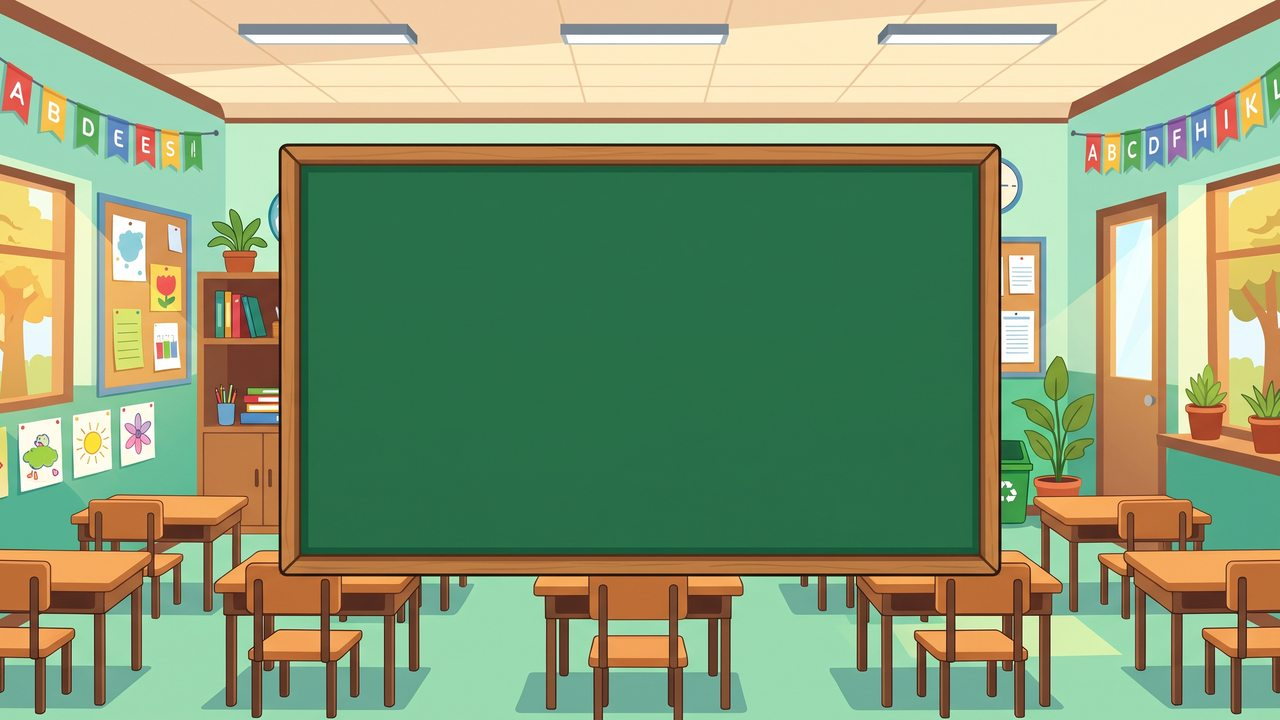
#> input picture assets/Layout_Credits/Bg_Credits.jpg, 1280 x 720 px
$ python -i hapus-bg.py   (imports and definitions only)
#> lines starting #> are read from the running program, lines starting #| are printed output that depends on the picture; after the words box and inside, x2 and y2 are one past the last pixel; in counts of white or black regions, pixels touching at a corner belong together
#!/usr/bin/env python3
# -*- coding: utf-8 -*-
"""
====================================================================
  HAPUS BACKGROUND, DROP-SHADOW & KOMPRESI RINGAN CONSTRUCT 2
  Proyek: Edukasi Recycle Bin (run.bat -> Opsi [5] / hapus-bg.bat)
====================================================================
Penyempurnaan Algoritma v2:
  1. Smart Exterior + Drop-Shadow Removal (HSV + Flood-Fill):
     - Menghapus latar belakang putih/terang SEKALIGUS bayangan abu-abu
       (drop-shadow seperti RGB 165..235 dengan saturasi rendah) yang menempel
       di luar garis tepi (outline) gelap tombol/objek!
     - Tetap melindungi warna putih/terang di dalam objek (seperti tulisan
       "CREDITS", "MULAI BERMAIN", baju seragam putih, mata, nasi, gelas)
       karena bagian dalam terlindungi oleh garis outline tertutup.
  2. Color Decontamination & Edge Anti-Aliasing:
     - Menghilangkan pinggiran/halo putih & abu-abu pada 1-2 piksel terluar.
  3. Standar Ukuran & Kompresi Ringan Construct 2 (AGENTS.md):
     - Selalu menghasilkan angka piksel GENAP.
     - Otomatis menyimpan 2 versi ringan (< 100 KB):
       * <timestamp>_NNN_BG-1X1.png  (Kanvas persegi 1:1)
       * <timestamp>_NNN_BG-ORIG.png (Rasio asli yang sudah di-scale ke layar 1280x720)
"""

import os
import sys
import argparse
import cv2
import numpy as np
from PIL import Image
from datetime import datetime


def make_ts_prefix(out_dir: str, seq_no: int = 1) -> str:
    """Buat prefix nama file berdasarkan timestamp + nomor urut unik.
    Format: DD-MM-YYYY_HH-MM-SS_NNN  (contoh: 25-11-2026_01-25-40_001)
    Jika sudah ada file di out_dir dengan prefix yang sama (misal dijalankan 2x
    dalam detik yang sama), otomatis menaikkan seq_no sampai tidak bertabrakan.
    """
    base_ts = datetime.now().strftime("%d-%m-%Y_%H-%M-%S")
    existing = set()
    if out_dir and os.path.isdir(out_dir):
        for fname in os.listdir(out_dir):
            if fname.startswith(base_ts + "_"):
                existing.add(fname)

    cur = max(1, int(seq_no))
    while True:
        prefix = f"{base_ts}_{cur:03d}"
        if not any(fname.startswith(prefix + "_") for fname in existing):
            return prefix
        cur += 1

# Standar Ukuran Ideal Construct 2 (mengacu pada AGENTS.md)
C2_PRESETS = {
    "auto_smart":        ("Otomatis Deteksi Ukuran Ideal Construct 2 (Rekomendasi)", "auto"),
    "bg_1280x720_jpg":   ("Latar Belakang / Background JPG (1280 x 720 px, < 200 KB)", "bg_jpg"),
    "sampah_140x140":    ("Objek Sampah (140 x 140 px)", (140, 140)),
    "ikon_100x100":      ("Tombol Ikon / Navigasi / D-Pad (100 x 100 px)", (100, 100)),
    "tombol_380x96":     ("Tombol Menu & Opsi Kuis (380 x 96 px)", (380, 96)),
    "judul_660x220":     ("Banner Judul Utama (660 x 220 px)", (660, 220)),
    "dialog_640x380":    ("Papan Dialog, Soal & Pop-up (640 x 380 px)", (640, 380)),
    "tong_200x260":      ("Tempat Sampah / Bins (200 x 260 px)", (200, 260)),
    "karakter_260x380":  ("Karakter Siswa di Menu/Dialog (260 x 380 px)", (260, 380)),
    "karakter_120x160":  ("Karakter Siswa di Simulasi (120 x 160 px)", (120, 160)),
    "rating_320x120":    ("HUD Rating Bintang 1-3 (320 x 120 px)", (320, 120)),
    "skor_220x70":       ("HUD Papan Skor Kecil (220 x 70 px)", (220, 70)),
    "waktu_64x64":       ("HUD Ikon Waktu / Timer (64 x 64 px)", (64, 64)),
}


# [16 lines left out: functions make_even, detect_bg_color, not called in this run]


def is_full_background_image(bgr_img, tolerance=30.0):
    """Cek apakah gambar adalah Background penuh (bukan objek di atas latar solid/putih)."""
    h, w = bgr_img.shape[:2]
    edge_pixels = np.concatenate([
        bgr_img[0, :, :],
        bgr_img[h - 1, :, :],
        bgr_img[:, 0, :],
        bgr_img[:, w - 1, :]
    ], axis=0).astype(np.float32)
    med = np.median(edge_pixels, axis=0)
    dist = np.sqrt(np.sum((edge_pixels - med) ** 2, axis=1))
    solid_ratio = np.mean(dist < (tolerance + 25.0))
    return solid_ratio < 0.42


# [18 lines left out: function save_compressed_jpg_1280x720, not called in this run]


def save_lightweight_png(pil_rgba, out_png_path):
    """Simpan PNG transparan dengan kompresi optimal agar ukuran file kecil & ringan."""
    pil_rgba.save(out_png_path, "PNG", optimize=True, compress_level=9)
    size_kb = os.path.getsize(out_png_path) / 1024.0
    if size_kb > 160.0:
        try:
            quantized = pil_rgba.quantize(colors=256, method=Image.Quantize.FASTOCTREE, dither=Image.Dither.NONE)
            quantized.save(out_png_path, "PNG", optimize=True, compress_level=9)
            size_kb = os.path.getsize(out_png_path) / 1024.0
        except Exception:
            pass
    return size_kb


# [518 lines left out: functions remove_background_rgba, guess_c2_size_from_aspect, fit_rgba_to_box, scale_original_to_c2_viewport, save_bg_variants, find_item_bboxes and 2 more, not called in this run]


def convert_to_bw_game(img_path, out_dir, tolerance=30.0, remove_shadow=True, c2_target_size="auto", log_fn=print, seq_no=1):
    """
    Konversi gambar ke Hitam-Putih bergaya 'Locked State' untuk UI game.
    Otomatis menghapus background & bayangan luar terlebih dahulu jika gambar belum transparan
    (dan bukan foto/latar belakang penuh).
    Algoritma kurva kontras khusus:
      - Teks/area putih murni (R,G,B > 230) -> tetap putih (255) -> TERLINDUNGI
      - Outline hitam tegas (V < 50) -> tetap gelap -> TERLINDUNGI
      - Area berwarna lainnya (body tombol/badge, bintang kuning, dll) ->
        di-remap ke abu-abu elegan 110-185 dengan kontras tetap terjaga
      - Channel Alpha (transparansi PNG) dipertahankan sepenuhnya
    Output: DD-MM-YYYY_HH-MM-SS_NNN_BW.png disimpan di out_dir
    """
#> called with img_path = 'assets/Layout_Credits/Bg_Credits.jpg', out_dir = 'out.png', tolerance = 30, remove_shadow = True, c2_target_size = 'auto', seq_no = 1
    raw = np.fromfile(img_path, dtype=np.uint8)
    bgr = cv2.imdecode(raw, cv2.IMREAD_UNCHANGED)
#> bgr is the input picture: shape (720, 1280, 3); mean B, G, R 116.5, 155.3, 137.6
    if bgr is None:
        log_fn(f"[X] Gagal membaca: {img_path}")
        return None

    if len(bgr.shape) == 2:
        bgr = cv2.cvtColor(bgr, cv2.COLOR_GRAY2BGR)

    base_name = os.path.splitext(os.path.basename(img_path))[0]
    os.makedirs(out_dir, exist_ok=True)

    has_alpha = (bgr.shape[2] == 4) and bool(np.any(bgr[:, :, 3] < 250))
#> has_alpha = False
    needs_c2_fit = False

    if has_alpha:
        alpha_ch = bgr[:, :, 3]
        bgr_rgb  = bgr[:, :, :3]
    else:
        bgr_raw = bgr[:, :, :3]
        if not is_full_background_image(bgr_raw, tolerance=tolerance):
            # Belum transparan & bukan foto penuh -> otomatis hapus background & bayangan dulu
#> in is_full_background_image, `med = np.median(edge_pixels, axis=0)`: med = [167, 207, 178]
#> in is_full_background_image, `dist = np.sqrt(np.sum((edge_pixels - med) ** 2, axis=1))`: dist = 4000 values, max 266.7 at index 3172, min 6.78 at index 1963, mean 69.51
#> in is_full_background_image, `solid_ratio = np.mean(dist < (tolerance + 25.0))`: solid_ratio = 0.383
            rgba_clean = remove_background_rgba(
                bgr_raw,
                tolerance=tolerance,
                remove_shadow=remove_shadow,
                remove_text_holes=False
            )
            alpha_ch = rgba_clean[:, :, 3]
            bgr_rgb  = cv2.cvtColor(rgba_clean[:, :, :3], cv2.COLOR_RGB2BGR)
            needs_c2_fit = True
        else:
            alpha_ch = None
            bgr_rgb  = bgr_raw

    # -- Konversi ke grayscale via perceptual luminance (OpenCV default: BT.601)
    gray = cv2.cvtColor(bgr_rgb, cv2.COLOR_BGR2GRAY).astype(np.float32)

    # -- Hitung kecerahan HSV untuk membedakan area gelap/outline
    hsv = cv2.cvtColor(bgr_rgb, cv2.COLOR_BGR2HSV)
#> hsv: shape (720, 1280, 3); mean H, S, V 49.7, 121.1, 174.3
    v_ch = hsv[:, :, 2].astype(np.float32)
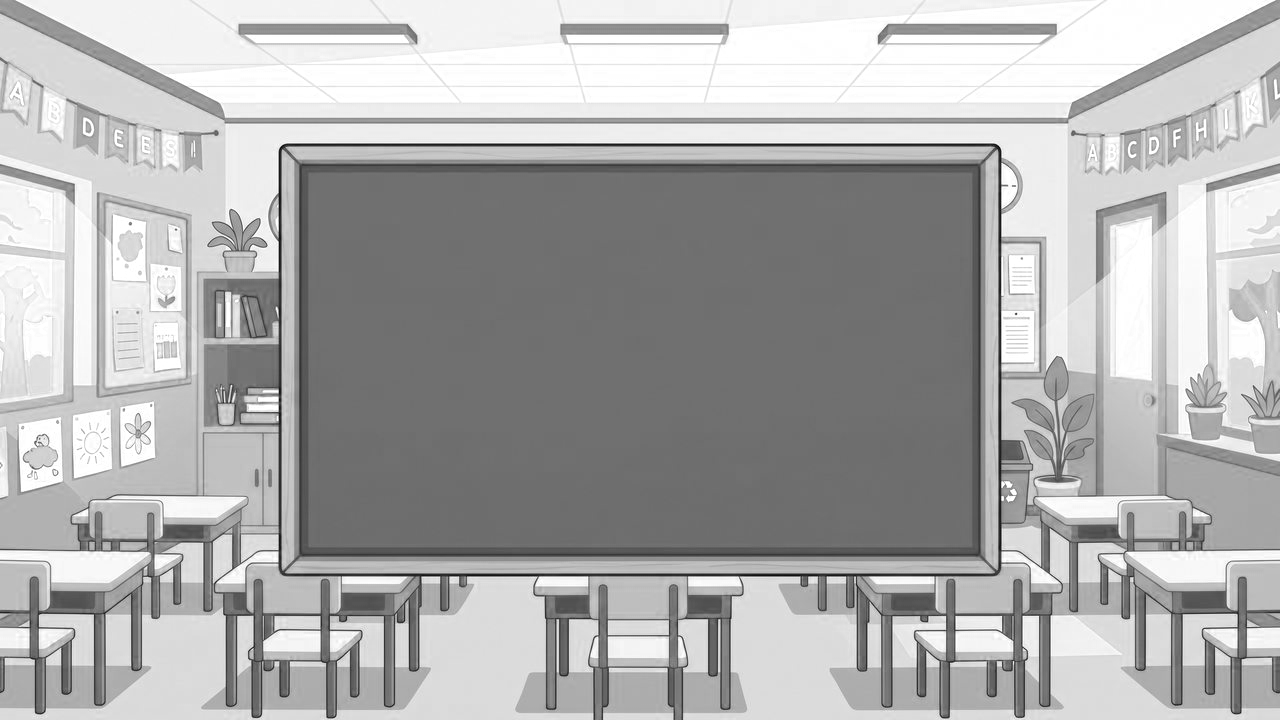
#> v_ch: shape (720, 1280) float32; min 6, max 255, mean 174.3

    # -- Mask: area putih murni (teks & sorot cerah) -> keep 255
    white_mask  = (bgr_rgb[:, :, 0].astype(np.int32) > 230) & \
                  (bgr_rgb[:, :, 1].astype(np.int32) > 230) & \
                  (bgr_rgb[:, :, 2].astype(np.int32) > 230)
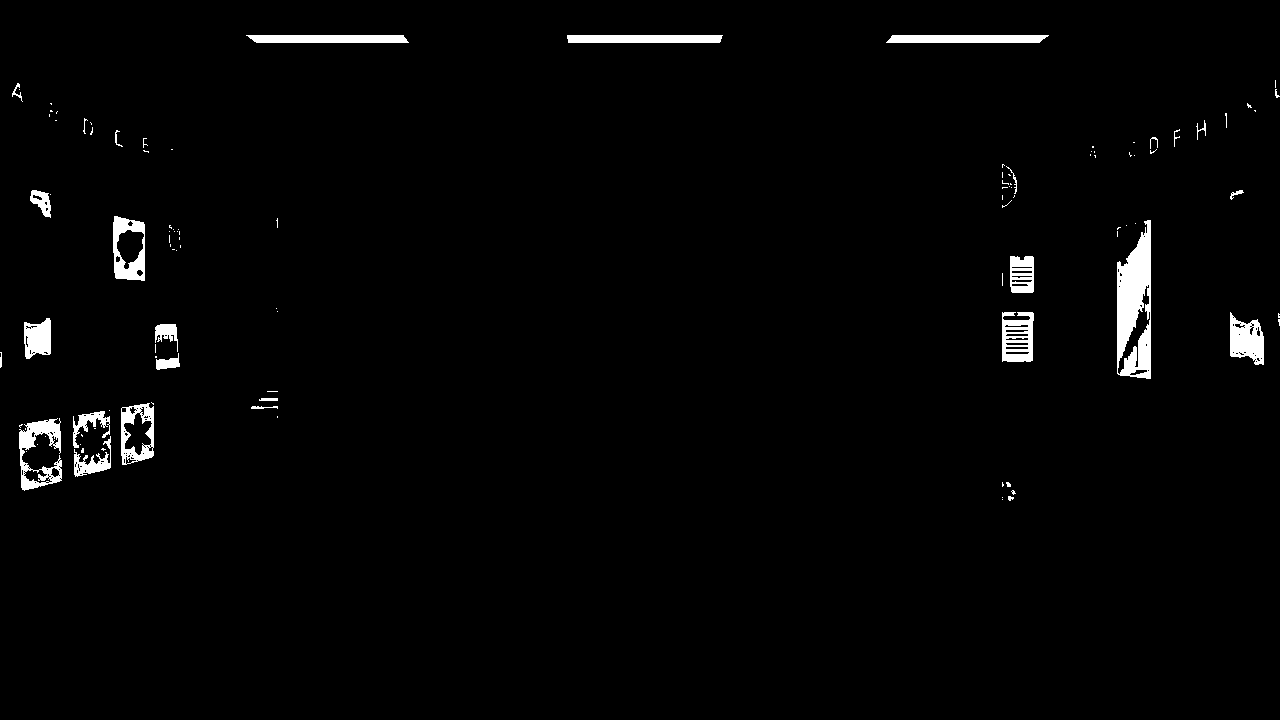
#> white_mask: shape (720, 1280) bool; 1.9% white; 109 white regions (80 under 20 px), largest, box (x1, y1, x2, y2) and area: (1117, 220, 1151, 379) 3713, (19, 418, 62, 491) 1429, (246, 35, 409, 43) 1242

    # -- Mask: outline/bayangan sangat gelap -> keep near-black
    black_mask  = (v_ch < 55)
#> black_mask: shape (720, 1280) bool; 0.68% white in thin lines or dots, all inside (x1, y1, x2, y2) = (0, 144, 1280, 720)

    # -- Area body (berwarna, bukan putih, bukan hitam) -> remap ke abu-abu elegan
    body_mask   = (~white_mask) & (~black_mask)
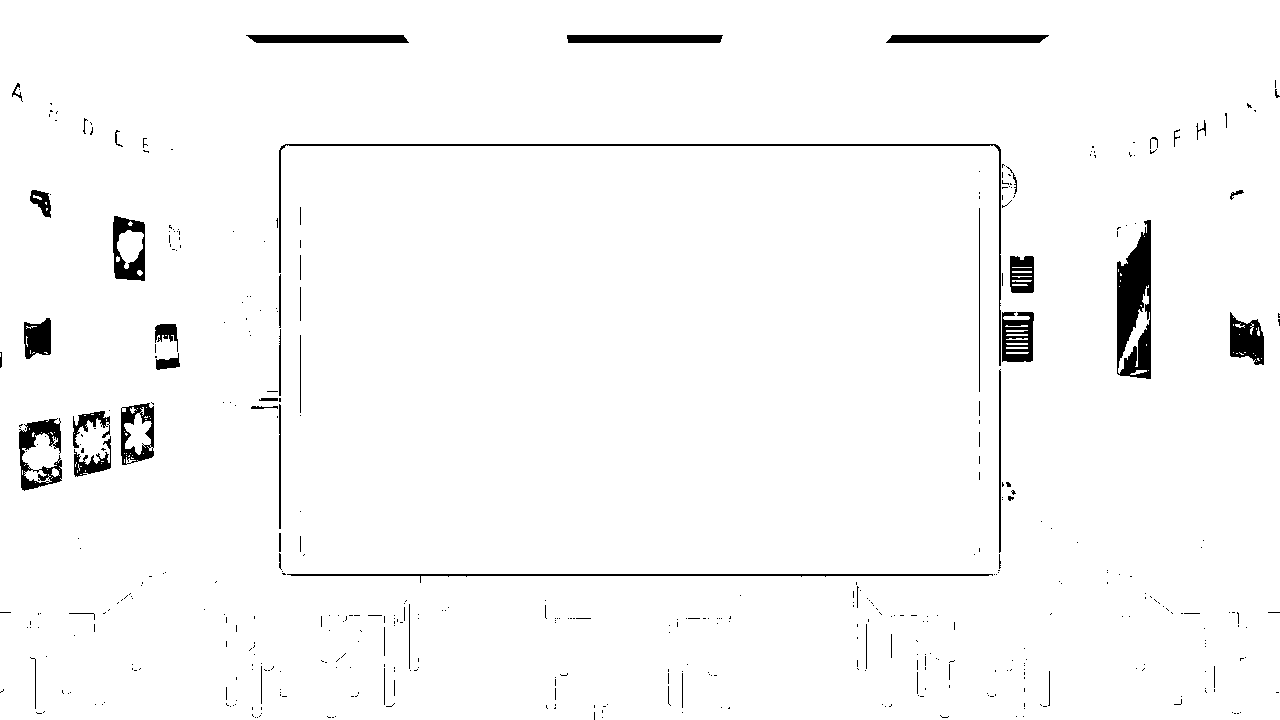
#> body_mask: shape (720, 1280) bool; 97.4% white; 461 black regions (405 under 20 px), largest, box (x1, y1, x2, y2) and area: (1117, 220, 1151, 379) 3713, (279, 144, 1001, 366) 2119, (19, 418, 62, 491) 1429

    # -- Remap: angkat bagian gelap ke minimum 110, tekan bagian terang ke maksimum 185
    body_gray   = np.clip(gray, 0, 255)
    body_mapped = 110.0 + (body_gray / 255.0) * (185.0 - 110.0)

    # -- Gabungkan semua mask
    result = np.zeros_like(gray)
    result[white_mask]  = 255.0
    result[black_mask]  = np.clip(gray[black_mask], 0, 70)
    result[body_mask]   = body_mapped[body_mask]
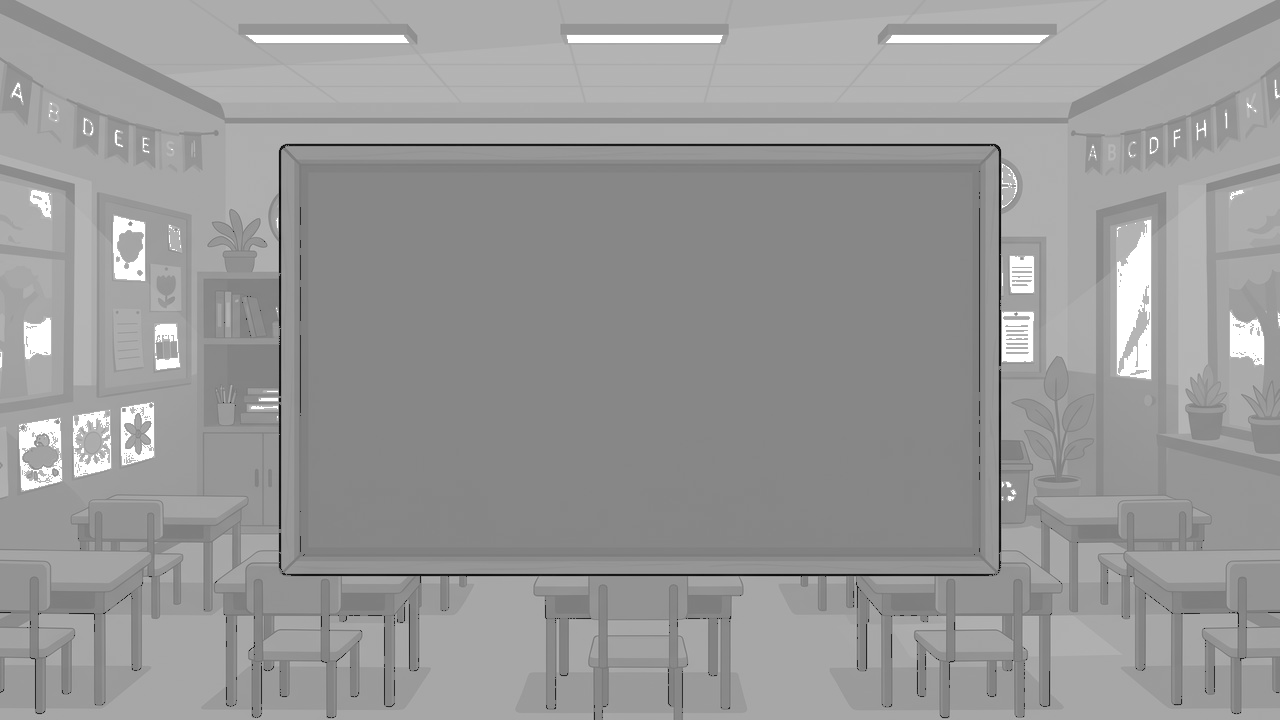
#> result: shape (720, 1280) float32; min 3, max 255, mean 153.6

    result_u8 = result.astype(np.uint8)

    # -- Buat output RGBA / RGB (abu-abu di R=G=B)
    rgb_bw = cv2.merge([result_u8, result_u8, result_u8])
    if alpha_ch is not None:
        rgba_out = np.dstack([rgb_bw, alpha_ch])
        if needs_c2_fit:
            ys, xs = np.where(alpha_ch > 15)
            if len(xs) > 0 and len(ys) > 0:
                tw = int(xs.max() - xs.min() + 1)
                th = int(ys.max() - ys.min() + 1)
            else:
                th, tw = rgba_out.shape[:2]
            if c2_target_size in ("auto", "bg_jpg", None):
                target_w, target_h = guess_c2_size_from_aspect(tw, th, base_name)
            else:
                target_w, target_h = c2_target_size
            pil_out = fit_rgba_to_box(rgba_out, target_w, target_h, pad_px=2)
        else:
            pil_out = Image.fromarray(rgba_out, mode="RGBA")
            w_cur, h_cur = pil_out.size
            if w_cur % 2 != 0 or h_cur % 2 != 0:
                pil_out = pil_out.resize((make_even(w_cur), make_even(h_cur)), Image.Resampling.LANCZOS)
    else:
        pil_out = Image.fromarray(cv2.cvtColor(rgb_bw, cv2.COLOR_BGR2RGB))
        if c2_target_size == "bg_jpg":
            pil_out = pil_out.resize((1280, 720), Image.Resampling.LANCZOS)
        else:
            w_cur, h_cur = pil_out.size
#> w_cur = 1280; h_cur = 720
            if w_cur % 2 != 0 or h_cur % 2 != 0:
                pil_out = pil_out.resize((make_even(w_cur), make_even(h_cur)), Image.Resampling.LANCZOS)

    ts = make_ts_prefix(out_dir, seq_no)
    out_path = os.path.join(out_dir, f"{ts}_BW.png")
    kb = save_lightweight_png(pil_out, out_path)
#> kb = 31.4
    tag_bg = "auto-hapus BG + " if needs_c2_fit else ""
    log_fn(f"[BW] #{seq_no:03d} ({tag_bg}BW) {os.path.basename(out_path)} -> {pil_out.size[0]}x{pil_out.size[1]} px ({kb:.1f} KB)")
#| [BW] #001 (BW) 04-12-2026_02-15-50_001_BW.png -> 1280x720 px (31.4 KB)
    return out_path


# [68 lines left out: function main, not called in this run]


# [2 lines not run here, left out]

>>> result = convert_to_bw_game('assets/Layout_Credits/Bg_Credits.jpg', 'out.png')
